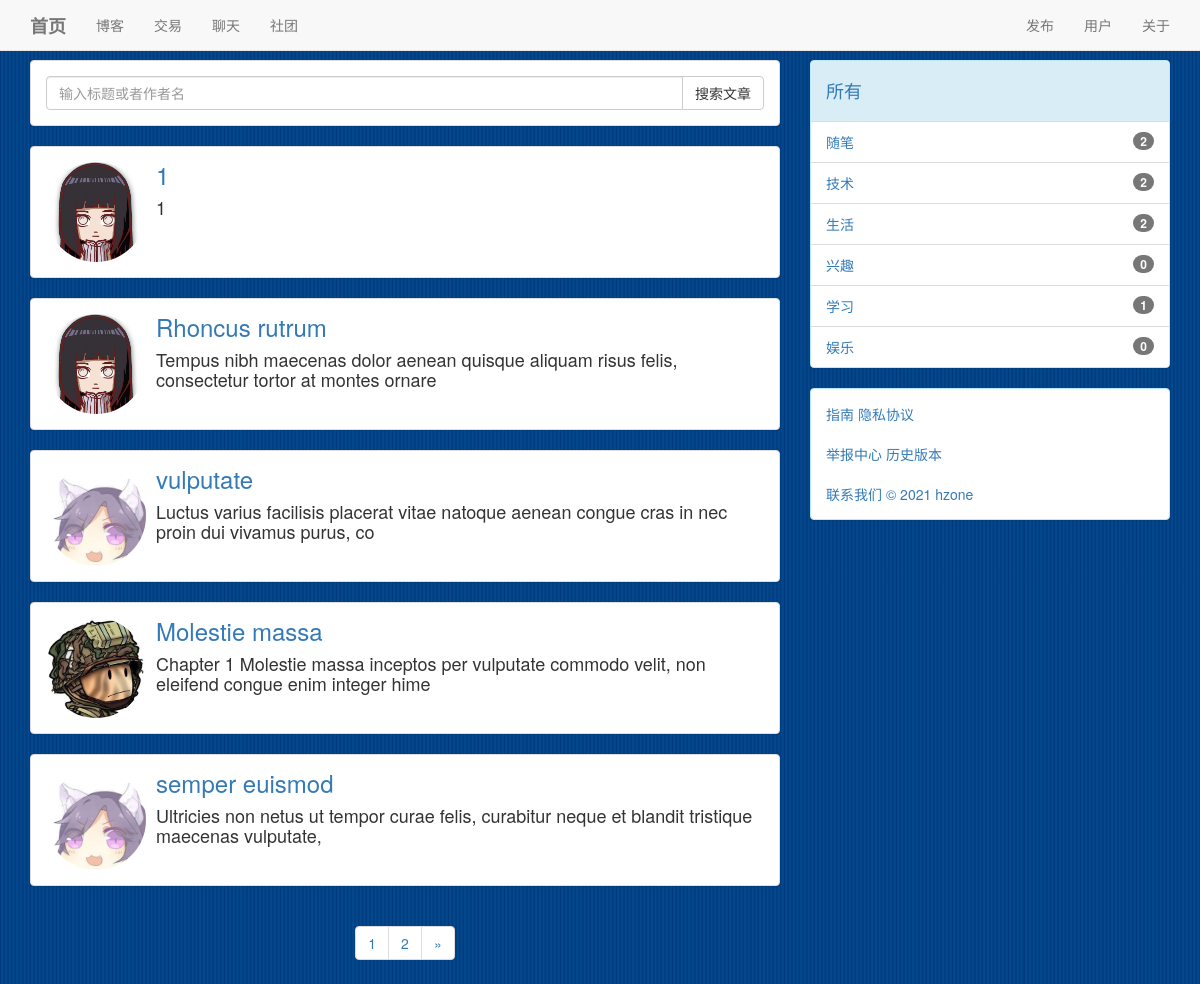
Page /blog/ (signed in) on the earlier database version.
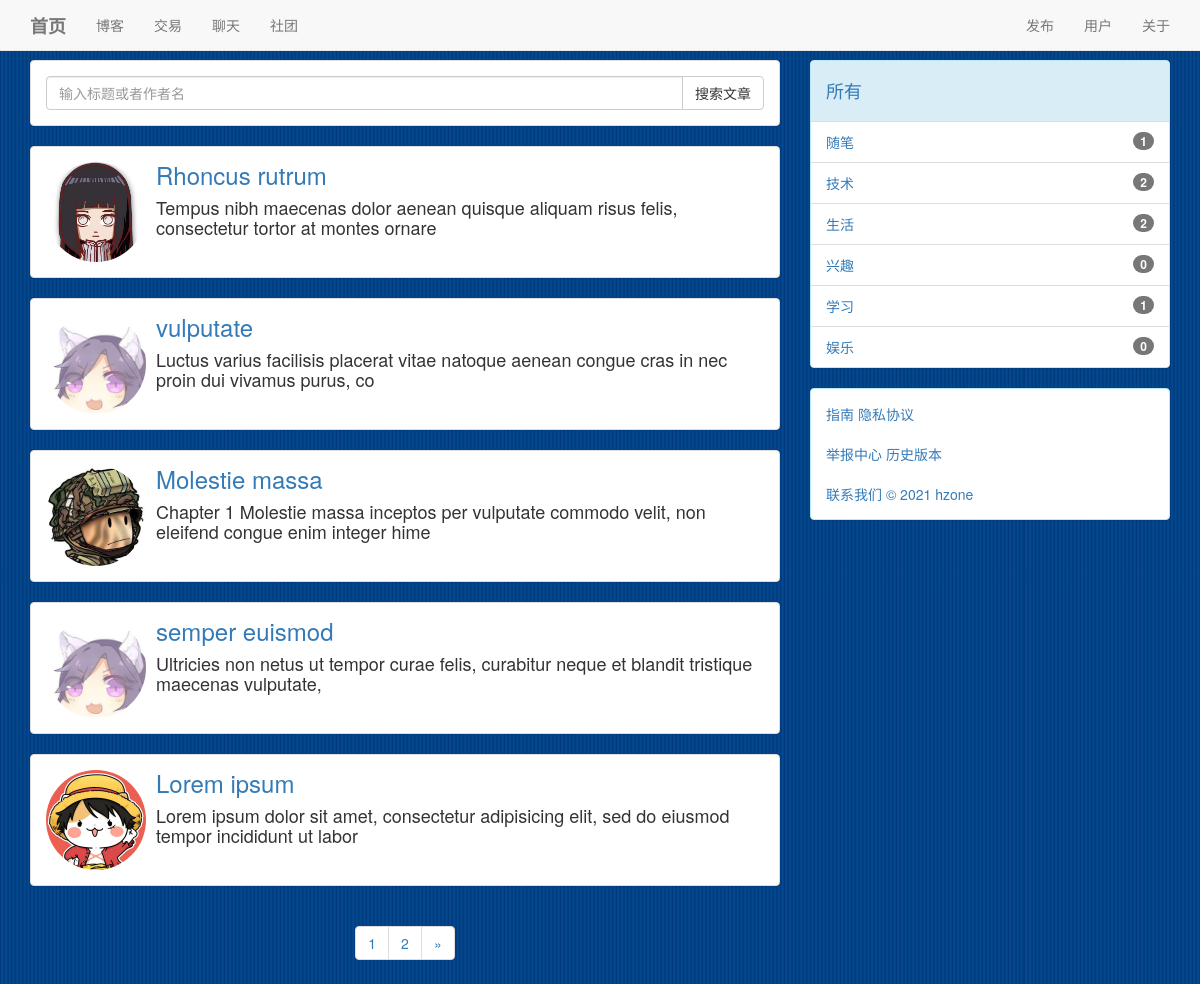
Same page on the later database version.
### blog/models.py (models this page shows, shortened)
class Atc(Model):
    title = CharField(max_length=30)
    content = TextField()
    author = ForeignKey(User,on_delete = DO_NOTHING)
    create_time = DateTimeField(auto_now_add=True)
    update_time = DateTimeField(auto_now=True)
    type = ForeignKey(AtcType,on_delete = DO_NOTHING)
    class Meta:
        ordering=['-create_time']
        verbose_name = '文章'
        verbose_name_plural = '文章'

class AtcType(Model):
    name = CharField(max_length=20)
    class Meta:
        verbose_name = '分类'
        verbose_name_plural = '分类'

### user/models.py (models this page shows, shortened)
class User(AbstractUser):
    motto = TextField(max_length=24,default='nothing at all')
    icon = ImageField(default="./static/image/icon/default/male.png",upload_to='./static/image/icon/upload/')
    class Meta:
        ordering = ['-id']
        verbose_name = '用户'
        verbose_name_plural = '用户'

### blog/views.py (the view)
# urls.py: path('',List.as_view()),
class List(View):
    def get(self,request):
        data = request.GET.get('type',default = None)
        if data:
            type = get_object_or_404(AtcType,name = data)
            atcs = Atc.objects.filter(type = type)
        else:
            atcs = Atc.objects.all()
        for atc in atcs:
            atc.content_html = md.convert(atc.content)
        p = Paginator(atcs,5)
        n = request.GET.get("p",default = 1)
        context = {
            'form' : SearchForm(request.GET),
            'atcs' : p.get_page(n),
            'types' : AtcType.objects.annotate(num = Count('atc')),
        }
        return render(request,'list.html',context)

### search/forms.py
class SearchForm(Form):
    keywords = CharField(
        max_length = 20,
        min_length = 1,
        required = True
    )

### blog/templates/list.html (shortened to what this page needs)
{% extends 'base.html' %}
    {% block main %}
        <div class="panel panel-default">
            <div class="panel-body">
                <form action="/blog/result" method = 'get'>
                    <div class="input-group">
                        <input type="text" name="keywords" class="form-control" placeholder="输入标题或者作者名"
                        maxlength="20" minlength="1" required id="id_keywords">
                        <span class="input-group-btn">
                            <button type="submit"  class="btn btn-default">搜索文章</button>
                        </span>
                    </div>
                </form>
            </div>
        </div>
        {% for atc in atcs %}
            <div class="panel panel-default">
                <div class="panel-body">
                    <div class="media">
                        <div class="media-left">
                            <a href="/user/{{ atc.author.id }}">
                                <img class="img-circle" src="/{{ atc.author.icon }}" height="100px" width="100px">
                            </a>
                        </div>
                        <div class="media-body">
                            <a href="/blog/{{ atc.id }}">
                                <h3 class="media-heading">{{ atc.title }}</h3>
                            </a>
                            <h4>{{ atc.content_html | striptags | safe | truncatechars:100 }}</h4>
                        </div>
                    </div>
                </div>
            </div>
        {% empty %}
            <div class="panel panel-default">
                <div class="panel-body">
                    暂无文章
                </div>
            </div>
        {% endfor %}
        <div class="text-center">
            <nav aria-label="Page navigation">
                <ul class="pagination">
                    {% if atcs.has_previous or atcs.has_next %}
                        {% for num in atcs.paginator.page_range %}
                            <li><a href="/blog/?p={{ num  }}">{{ num }}</a></li>
                        {% endfor %}
                    {% endif %}
                    {% if atcs.has_next %}
                        <li>
                            <a href="/blog/?p={{atcs.next_page_number}}" aria-label="Next">
                                <span aria-hidden="true">&raquo;</span>
                            </a>
                        </li>
                    {% endif %}
                </ul>
            </nav>
        </div>
    {% endblock %}
    {% block side %}
        <div class="panel panel-info">
            <div class="panel-heading"><h4><a href="/blog/">所有</a></h4></div>
            <ul class="list-group">
                {% for type in types %}
                    <li class="list-group-item">
                        <span class="badge">{{ type.num }}</span>
                        <a href="./?type={{ type.name }}">{{ type.name }}</a>
                    </li>
                {% endfor %}
            </ul>
        </div>
    {% endblock %}

Differences in the rows shown:
removed Atc: author.icon (picture), title "1", content_html "1"
now on this page (row unchanged): Atc: author.icon (picture), title "Lorem ipsum", content_html "Lorem ipsum dolor sit amet, consectetur adipisicing elit, sed do eiusmod tempor incididunt ut labor"
computed for AtcType "随笔": num "2" → "1"
